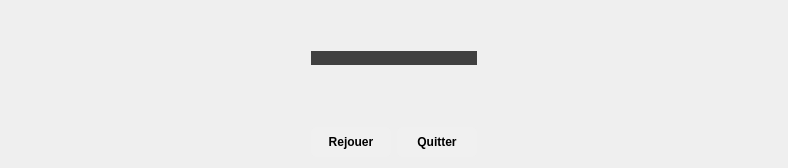
      <widget class="QWidget" name="fin">
       <property name="styleSheet">
        <string notr="true">QPushButton {
border-radius: 6px;
background-color: rgba(240,240,240,0.8);
}

QPushButton:hover {
background-color: rgba(240,240,240,1);
}</string>
       </property>
       <layout class="QHBoxLayout" name="horizontalLayout_3">
        <item>
         <spacer name="horizontalSpacer_25">
          <property name="orientation">
           <enum>Qt::Horizontal</enum>
          </property>
          <property name="sizeType">
           <enum>QSizePolicy::Fixed</enum>
          </property>
          <property name="sizeHint" stdset="0">
           <size>
            <width>300</width>
            <height>20</height>
           </size>
          </property>
         </spacer>
        </item>
        <item>
         <layout class="QVBoxLayout" name="verticalLayout_6">
          <item>
           <layout class="QVBoxLayout" name="verticalLayout_8">
            <item>
             <layout class="QVBoxLayout" name="verticalLayout_9">
              <item>
               <spacer name="verticalSpacer_17">
                <property name="orientation">
                 <enum>Qt::Vertical</enum>
                </property>
                <property name="sizeType">
                 <enum>QSizePolicy::Fixed</enum>
                </property>
                <property name="sizeHint" stdset="0">
                 <size>
                  <width>20</width>
                  <height>40</height>
                 </size>
                </property>
               </spacer>
              </item>
              <item>
               <widget class="QLabel" name="fin_img">
                <property name="styleSheet">
                 <string notr="true">background-color: rgba(20,20,20,0.8);</string>
                </property>
                <property name="text">
                 <string/>
                </property>
                <property name="alignment">
                 <set>Qt::AlignCenter</set>
                </property>
               </widget>
              </item>
              <item>
               <widget class="QLabel" name="winner">
                <property name="sizePolicy">
                 <sizepolicy hsizetype="Expanding" vsizetype="Preferred">
                  <horstretch>0</horstretch>
                  <verstretch>0</verstretch>
                 </sizepolicy>
                </property>
                <property name="minimumSize">
                 <size>
                  <width>0</width>
                  <height>50</height>
                 </size>
                </property>
                <property name="maximumSize">
                 <size>
                  <width>16777215</width>
                  <height>50</height>
                 </size>
                </property>
                <property name="font">
                 <font>
                  <pointsize>14</pointsize>
                  <weight>75</weight>
                  <bold>true</bold>
                 </font>
                </property>
                <property name="styleSheet">
                 <string notr="true">color: snow;</string>
                </property>
                <property name="text">
                 <string/>
                </property>
                <property name="alignment">
                 <set>Qt::AlignCenter</set>
                </property>
               </widget>
              </item>
              <item>
               <layout class="QHBoxLayout" name="horizontalLayout_15">
                <item>
                 <widget class="QPushButton" name="replay">
                  <property name="minimumSize">
                   <size>
                    <width>80</width>
                    <height>30</height>
                   </size>
                  </property>
                  <property name="font">
                   <font>
                    <weight>75</weight>
                    <bold>true</bold>
                   </font>
                  </property>
                  <property name="text">
                   <string>Rejouer</string>
                  </property>
                 </widget>
                </item>
                <item>
                 <widget class="QPushButton" name="leave">
                  <property name="minimumSize">
                   <size>
                    <width>80</width>
                    <height>30</height>
                   </size>
                  </property>
                  <property name="font">
                   <font>
                    <weight>75</weight>
                    <bold>true</bold>
                   </font>
                  </property>
                  <property name="text">
                   <string>Quitter</string>
                  </property>
                 </widget>
                </item>
               </layout>
              </item>
             </layout>
            </item>
           </layout>
          </item>
         </layout>
        </item>
        <item>
         <spacer name="horizontalSpacer_26">
          <property name="orientation">
           <enum>Qt::Horizontal</enum>
          </property>
          <property name="sizeType">
           <enum>QSizePolicy::Fixed</enum>
          </property>
          <property name="sizeHint" stdset="0">
           <size>
            <width>300</width>
            <height>20</height>
           </size>
          </property>
         </spacer>
        </item>
       </layout>
      </widget>
